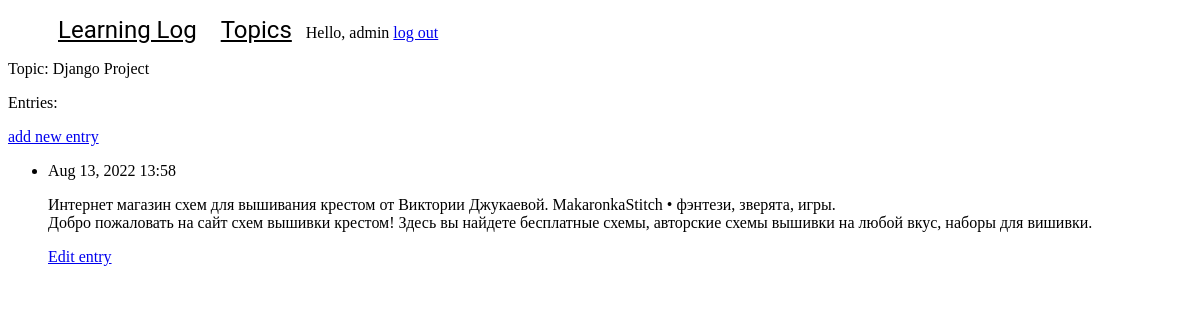
Page /topics/1/ (signed in) on the earlier database version.
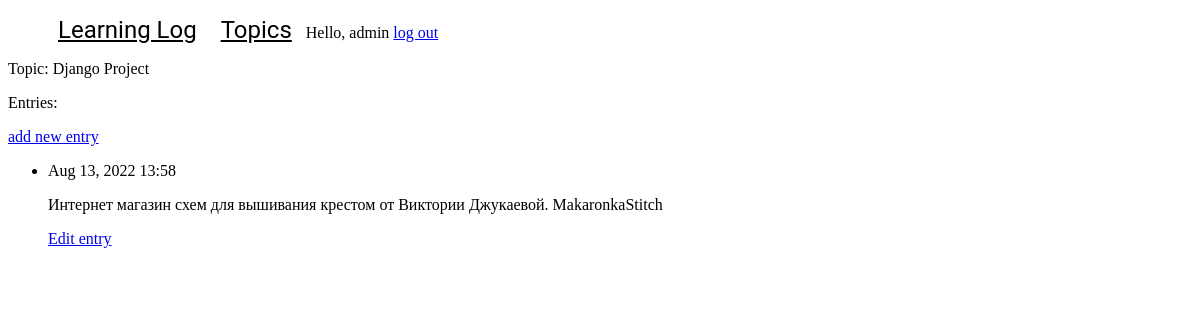
Same page on the later database version.
### learning_logs/models.py (models this page shows, shortened)
class Entry(models.Model):
    topic = models.ForeignKey(Topic, on_delete=models.CASCADE)
    text = models.TextField()
    date_added = models.DateTimeField(auto_now_add=True)
    class Meta:
        verbose_name_plural = 'entries'

### learning_logs/views.py (the view)
# urls.py: path('topics/<int:topic_id>/', views.topic, name='topic'),
@login_required
def topic(request, topic_id):
    topic = Topic.objects.get(id=topic_id)
    if topic.owner != request.user:
        raise Http404
    entries = topic.entry_set.order_by('-date_added')
    context = {'topic': topic, 'entries': entries}
    return render(request, 'learning_logs/topic.html', context)

### learning_logs/models.py (called while the page is built)
    def __str__(self):
        return self.text

### learning_logs/templates/learning_logs/topic.html
{% extends "learning_logs/base.html" %}
{% block content %}
<p>Topic: {{ topic }}</p>
    <p>Entries:</p>
    <p>
        <a href="{% url 'learning_logs:new_entry' topic.id %}">add new entry</a>
    </p>
    <ul>
    {% for entry in entries %}
        <li>
            <p>{{ entry.date_added|date:'M d, Y H:i' }}</p>
            <p>{{ entry.text|linebreaks }}</p>
            <p>
                <a href="{% url 'learning_logs:edit_entry' entry.id %}">Edit entry</a>
            </p>
        </li>
        {% empty %}
        <li>There are no entries for this topic yet.</li>
    {% endfor %}
    </ul>
{% endblock content %}

Differences in the rows shown:
changed Entry: text "…от Виктории Джукаевой. MakaronkaStitch • фэнтези, зверята, игры. Добро пожаловать на сайт схем вышивки крестом! Здесь вы найдете бесплатные схемы, авторские схемы вышивки на любой вкус, наборы для вишивки." → "Интернет магазин схем для вышивания крестом от Виктории Джукаевой. MakaronkaStitch"
